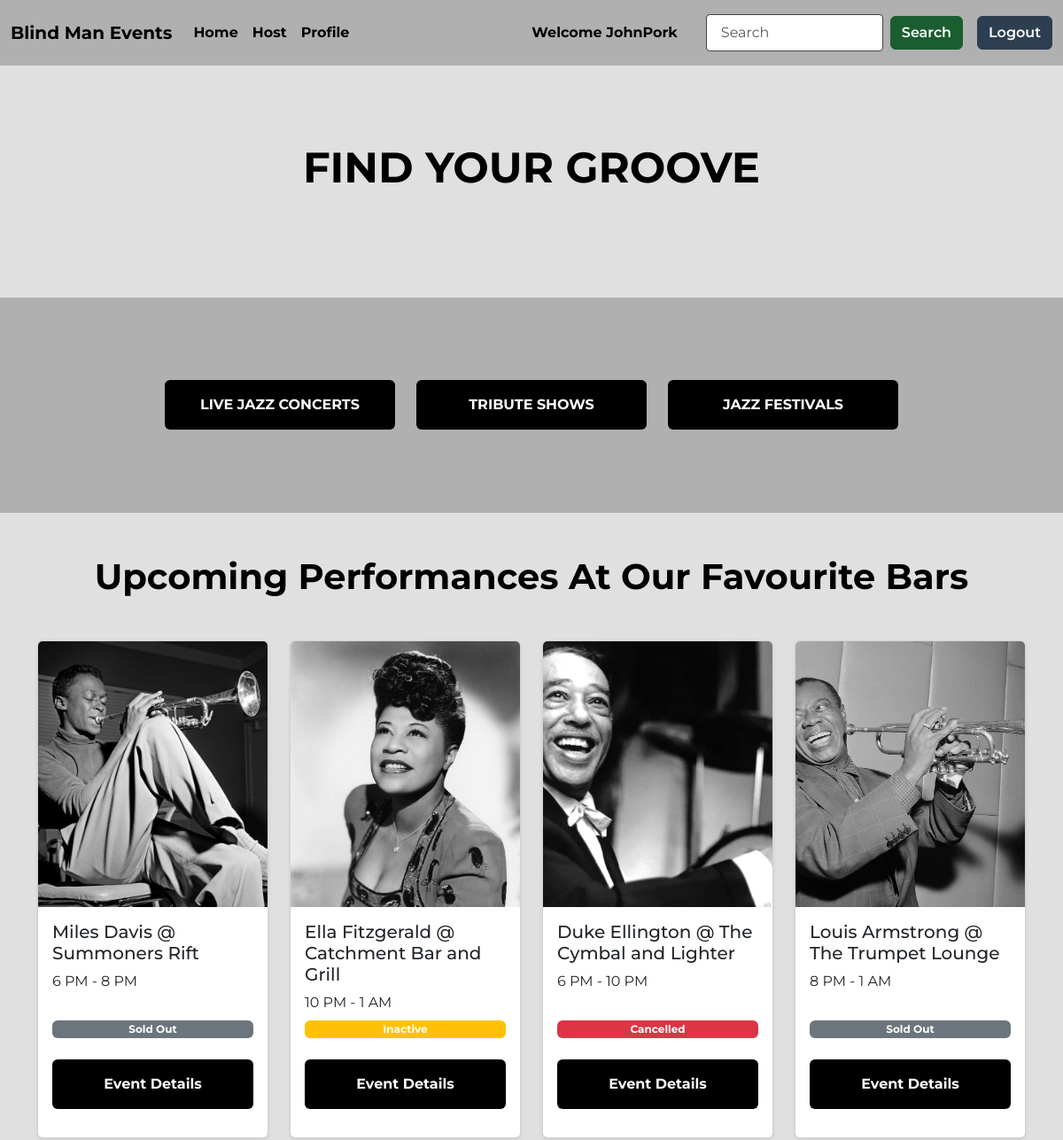
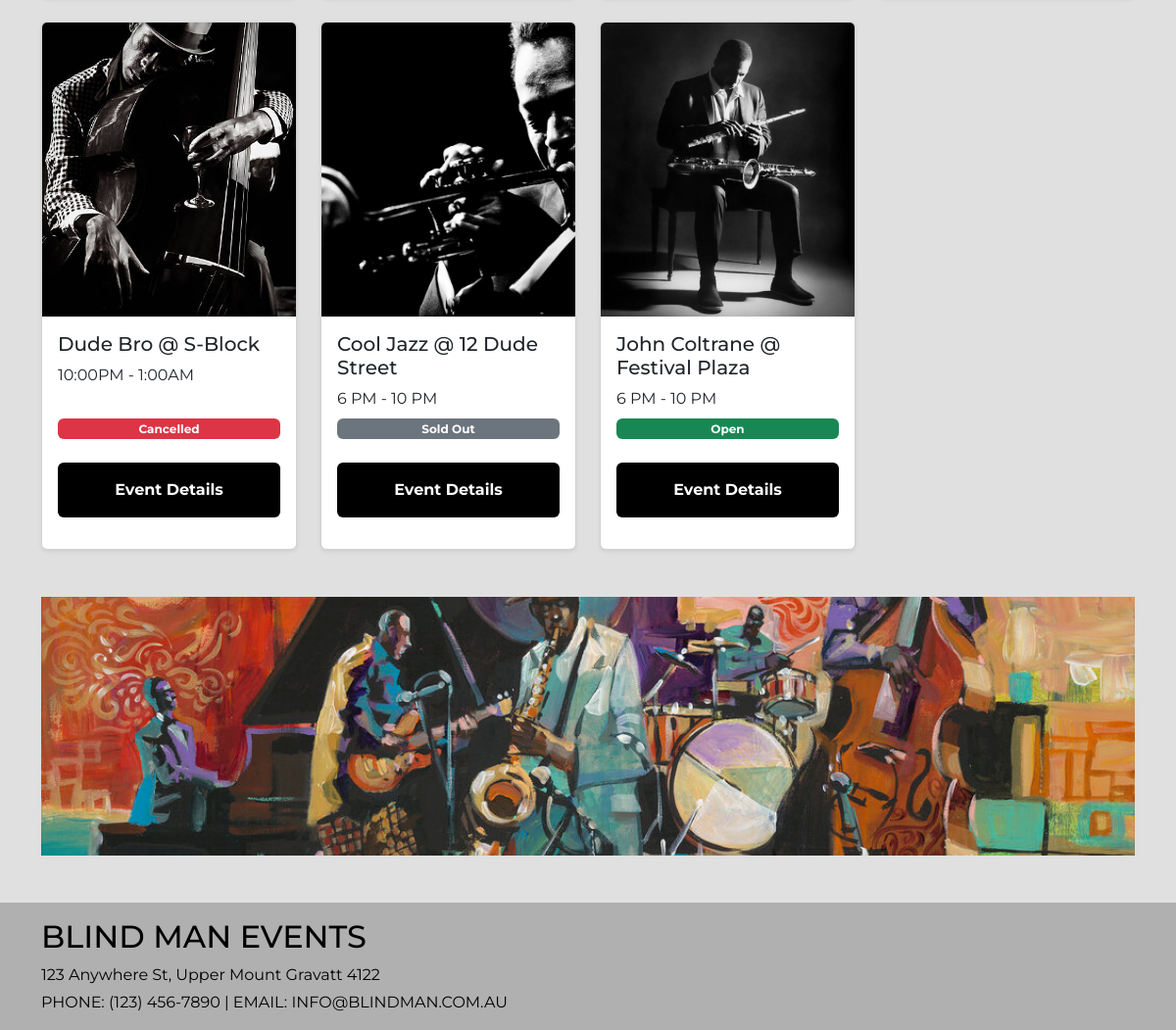
The page / (signed in) on the database its author committed (2 pictures, top to bottom).
### music/models.py (models this page shows, shortened)
class User(db.Model, UserMixin):
    __tablename__ = 'users'
    id = db.Column(db.Integer, primary_key=True)  # Primary key for each user
    username = db.Column(db.String(100), index=True, unique=True, nullable=False)  # Unique username
    fname = db.Column(db.String(100), index=True, unique=True, nullable=False)  # First name of the user
    lname = db.Column(db.String(100), index=True, unique=True, nullable=False)  # Last name of the user
    emailid = db.Column(db.String(100), index=True, nullable=False)  # Email address of the user
    street_address = db.Column(db.String(100), index=True, nullable=False)  # User's street address
    contact_info = db.Column(db.String(100), index=True, nullable=False)  # Contact information
    password_hash = db.Column(db.String(255), nullable=False)  # Hashed password for security
    joined_on = db.Column(db.DateTime, default=datetime.now())  # Date and time the user joined
    comments = db.relationship('Comment', backref='user')  # Relationship to the user's comments
    booking_history = db.relationship('PurchasedTicket', backref='user')  # Relationship to user's purchased tickets
    booking_history = db.relationship('Event', backref='user')  # Relationship to user's created events

class Event(db.Model):
    __tablename__ = 'events'
    id = db.Column(db.Integer, primary_key=True)  # Primary key for each event
    title = db.Column(db.String(80))  # Title of the event
    date = db.Column(db.String(80))  # Date of the event
    time = db.Column(db.String(80))  # Time of the event
    location = db.Column(db.String(100))  # Location of the event
    event_description = db.Column(db.String(200))  # Description of the event
    event_type = db.Column(db.String(20))  # Type of event (e.g., concert, festival)
    image = db.Column(db.String(400))  # Image URL or path for the event
    tickets_remaining = db.Column(db.Integer)  # Number of tickets remaining for the event
    status = db.Column(db.String(20))  # Status of the event (e.g., Open, Sold Out, Cancelled)
    ticket_price = db.Column(db.Integer)  # Price per ticket for the event
    organizer_id = db.Column(db.Integer, db.ForeignKey('users.id'))  # ID of the user who organized the event
    comments = db.relationship('Comment', backref='event')  # Relationship to comments on the event
    booking_history = db.relationship('PurchasedTicket', backref='event')  # Relationship to purchased tickets for the event

### music/views.py (the view)
@mainbp.route('/')
def index():
    events = db.session.scalars(db.select(Event)).all()
    return render_template('index.html', events=events)

### music/templates/index.html
{% extends 'base.html' %}
{% block content %}
<section class="split-section">
  <div class="top-half">
    <h1>FIND YOUR GROOVE</h1>
  </div>
  <div class="bottom-half text-center">
    <div class="container">
      <div class="row justify-content-center">
        <div class="col-md-3">
          <a class="btn btn-dark w-100 my-2" href="{{ url_for('main.category_view', category="LiveJazz") }}">LIVE JAZZ CONCERTS</a>
        </div>
        <div class="col-md-3">
          <a class="btn btn-dark w-100 my-2" href="{{ url_for('main.category_view', category="TributeShow") }}">TRIBUTE SHOWS</a>
        </div>
        <div class="col-md-3">
          <a class="btn btn-dark w-100 my-2" href="{{ url_for('main.category_view', category="JazzFestival") }}">JAZZ FESTIVALS</a>
        </div>
      </div>
    </div>
  </div>
</section>
<main class="container my-5">
  <div class="text-center mb-5">
    <h2 class="fw-bold display-6">
      Upcoming Performances At Our Favourite Bars
    </h2>
  </div>
  <div class="row gy-4">
    {% for event in events %}
    <div class="col-12 col-md-6 col-lg-3">
      <div class="card h-100 shadow-sm">
        <img
          src="{{event.image}}"
          class="card-img-top img-fluid"
          alt="Event Image"
          style="height: 300px; object-fit: cover"
        />
        <div class="card-body d-flex flex-column">
          <h5 class="card-title mb-2">{{event.title}}</h5>
          <p class="card-text mb-auto">{{event.time}}</p>
          {% if event.status == 'Cancelled' %}
            <span class="badge bg-danger mt-2 mb-2">{{event.status}}</span>
          {% elif event.status == 'Inactive' %}
            <span class="badge bg-warning mt-2 mb-2">{{event.status}}</span>
          {% elif event.status == 'Open' %}
            <span class="badge bg-success mt-2 mb-2">{{event.status}}</span>
          {% elif event.tickets_remaining == '0' or event.status == 'Sold Out' %}
            <span class="badge bg-secondary mt-2 mb-2">{{event.status}}</span>
          {% endif %}
          <a href="{{url_for('event.show', id=event.id)}}" class="btn btn-dark mt-3">
            Event Details
          </a>
        </div>
      </div>
    </div>
    {% endfor %}
  </div>
  <div class="image-break my-5">
    <img
      src="static/image/jazz_column.jpg"
      class="img-fluid w-100"
      alt="Jazz Band Break"
      style="height: 33vh; object-fit: cover"
    />
  </div>
</main>
{% endblock %}

### music/templates/base.html (shortened to what this page needs)
<!DOCTYPE html>
<html lang="en">
  <head>
    <link
      href="https://cdn.jsdelivr.net/npm/bootstrap@5.3.2/dist/css/bootstrap.min.css"
      rel="stylesheet"
    />
    <link rel="stylesheet" href="{{ url_for('static', filename='css/mystyle.css') }}">
  </head>
  <body>
    <header class="bg-light border-bottom">
      <nav class="navbar navbar-expand-lg">
        <div class="container-fluid">
          <a class="navbar-brand" href="{{ url_for('main.index') }}">Blind Man Events</a>
          <div class="collapse navbar-collapse" id="navbarSupportedContent">
            <ul class="navbar-nav me-auto mb-2 mb-lg-0">
              <li class="nav-item">
                <a class="nav-link active" aria-current="page" href="{{ url_for('main.index') }}">Home</a>
              </li>
              <li class="nav-item">
                <a class="nav-link" href="{{ url_for('event.create') }}">Host</a>
              </li>
              <li class="nav-item">
                <a class="nav-link" href="{{ url_for('main.profile') }}">Profile</a>
              </li>
            </ul>
            <div class="d-flex align-items-center me-3">
              {% if current_user.is_authenticated %}
                <a class="nav-item nav-link disabled text-muted me-3">Welcome {{ current_user.username }}</a>
              {% endif %}
            </div>
            <div class="d-flex align-items-center">
              <form class="d-flex align-items-center me-2" action="{{ url_for('main.search') }}" role="search">
                <input type="text" name="search" class="form-control me-2" aria-label="Search" id="SearchForm" placeholder="Search">
                <button class="btn btn-outline-success me-2" type="submit">Search</button>
              </form>
              {% if current_user.is_authenticated %}
                <a href="{{ url_for('auth.logout') }}" class="btn btn-outline-primary">Logout</a>
              {% else %}
                <a href="{{ url_for('auth.login') }}" class="btn btn-outline-primary me-2">Login</a>
                <a href="{{ url_for('auth.register') }}" class="btn btn-outline-primary">Register</a>
              {% endif %}
            </div>
          </div>
        </div>
      </nav>
    </header>
    {% block content %} {% endblock %}
    <footer class="footer text-black py-3 mt-4">
      <div class="container text-start">
        <h2 class="mb-2">BLIND MAN EVENTS</h2>
        <p class="mb-1">123 Anywhere St, Upper Mount Gravatt 4122</p>
        <p class="mb-0">PHONE: (123) 456-7890 | EMAIL: INFO@BLINDMAN.COM.AU</p>
      </div>
    </footer>
  </body>
</html>

### music/static/css/mystyle.css (style rules this page uses)
body { font-family: 'Montserrat', sans-serif; background-color: #e0e0e0; color: #000; }
.navbar { background-color: #b0b0b0; padding: 1rem 0; }
.navbar-brand, .nav-link, .btn-outline-light { color: #000 !important; font-weight: 700; }
.form-control { background-color: #fff; border: 1px solid #000; }
main.container { flex: 1; }
#SearchForm { border: 1px solid #444; border-radius: 4px; padding: 0.5rem 1rem; width: 200px; transition: all 0.3s ease; }
.navbar .btn-outline-success { background-color: #1a5e2f; color: #fff; border: 1px solid #1a5e2f; font-weight: 600; transition: background-color 0.3s ease, border-color 0.3s ease; }
.navbar .btn-outline-primary { background-color: #2c3e50; color: #fff; border: 1px solid #2c3e50; font-weight: 600; transition: background-color 0.3s ease, border-color 0.3s ease; }
.card-img-top { height: 250px; object-fit: cover; object-position: center; }
.split-section { display: flex; flex-direction: column; min-height: calc(70vh - 56px); }
.top-half, .bottom-half { display: flex; flex-direction: column; justify-content: center; align-items: center; padding: 4rem 2rem; text-align: center; }
.top-half { background-color: #e0e0e0; flex: 1; }
.bottom-half { background-color: #b0b0b0; flex: 1; }
.split-section h1, .split-section h2 { font-size: 3rem; font-weight: 700; margin-bottom: 2rem; }
.btn-dark { background-color: #000; border: none; padding: 1rem 2rem; font-weight: 700; margin-bottom: 1rem; }
.footer { background-color: #b0b0b0; color: #000 !important; padding: 20px; text-align: left; width: 100%; position: relative; }
.card img { width: 100%; height: 200px; object-fit: cover; }

### rows shown on the page
User: username "JohnPork"
Event: image (picture), title "Miles Davis @ Summoners Rift", time "6 PM - 8 PM", status "Sold Out"
Event: image (picture), title "Ella Fitzgerald @ Catchment Bar and Grill", time "10 PM - 1 AM", status "Inactive"
Event: image (picture), title "Duke Ellington @ The Cymbal and Lighter", time "6 PM - 10 PM", status "Cancelled"
Event: image (picture), title "Louis Armstrong @ The Trumpet Lounge", time "8 PM - 1 AM", status "Sold Out"
Event: image (picture), title "Dude Bro @ S-Block", time "10:00PM - 1:00AM", status "Cancelled"
Event: image (picture), title "Cool Jazz @ 12 Dude Street", time "6 PM - 10 PM", status "Sold Out"
Event: image (picture), title "John Coltrane @ Festival Plaza", time "6 PM - 10 PM", status "Open"
